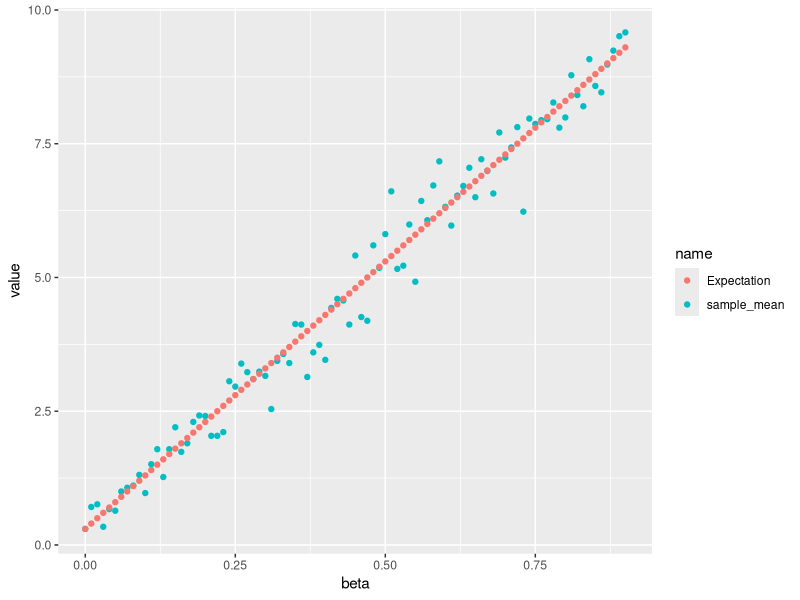
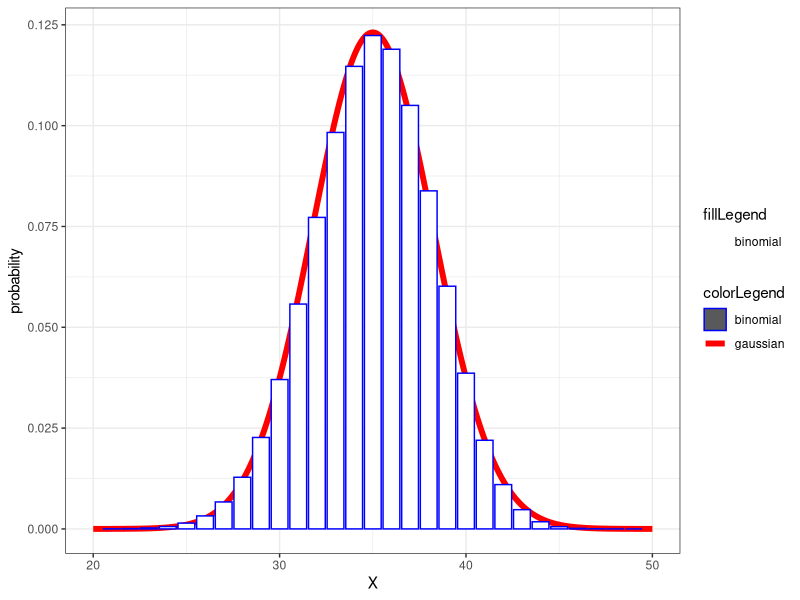
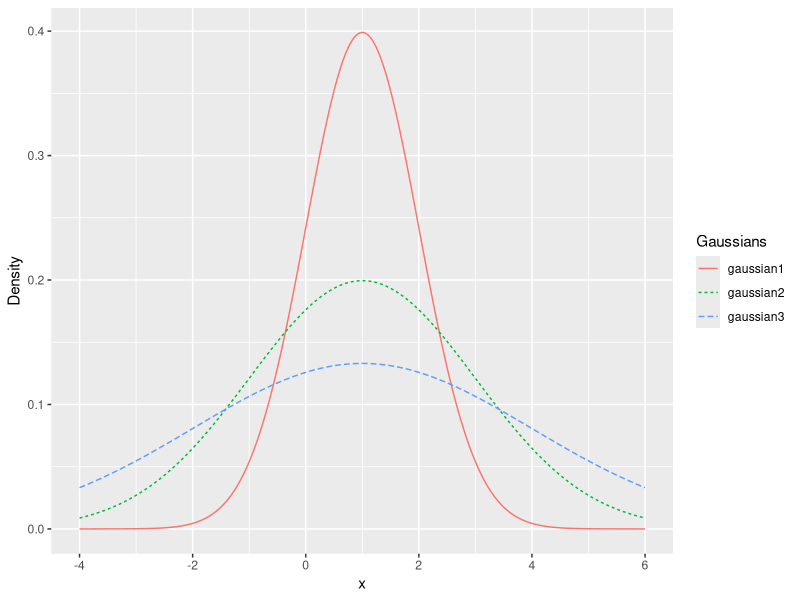
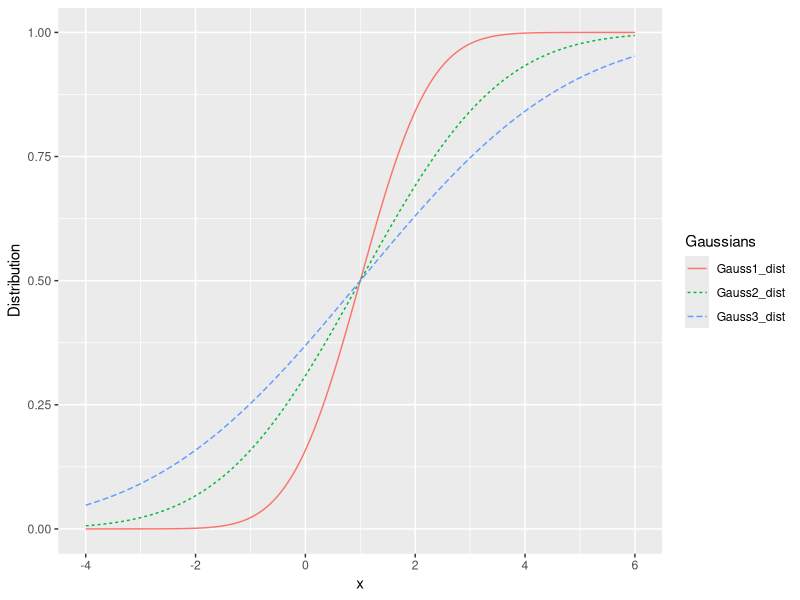
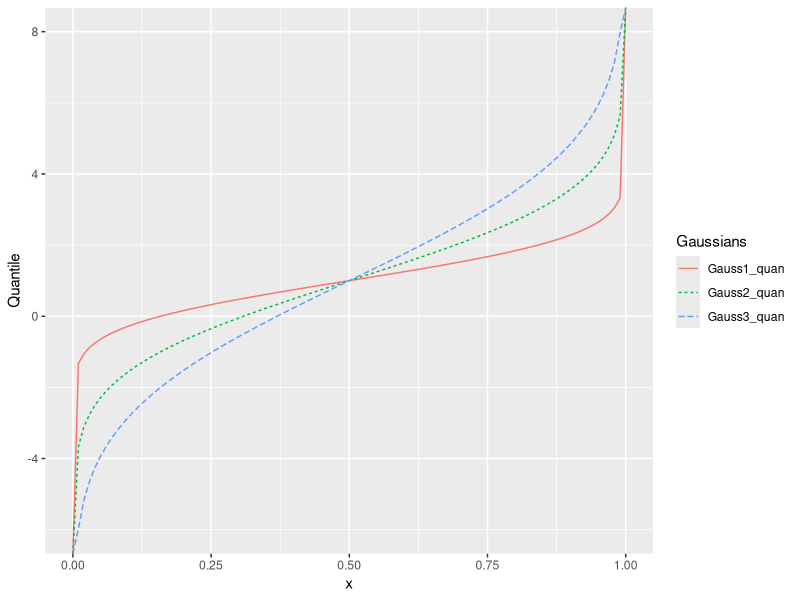
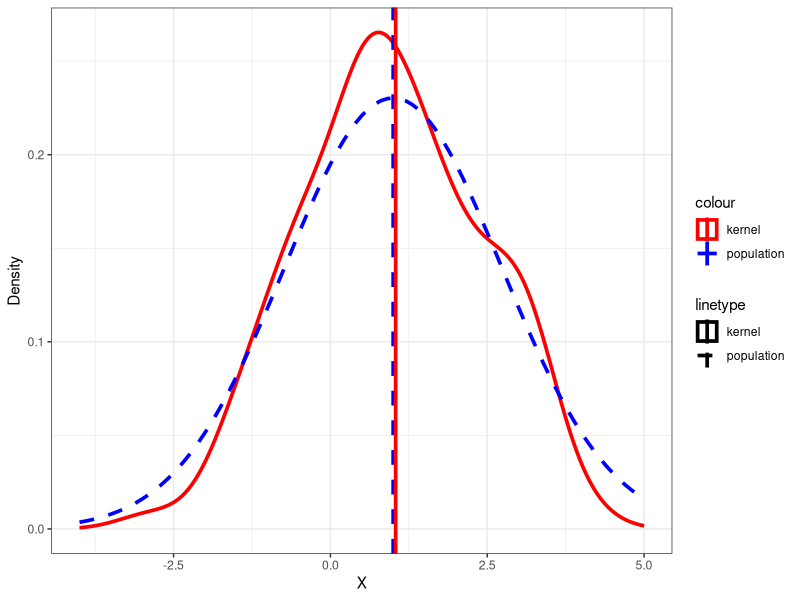
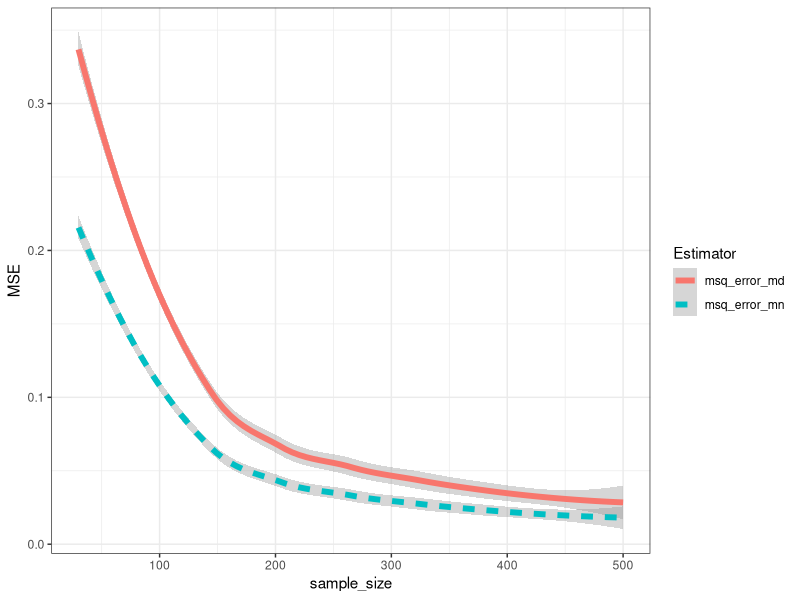

These charts were generated, in order, by the following R code:
## ---- chunk 1
library(tidyverse)
## ---- chunk 2
set.seed(0)
n <- 1000
# 0 --> P=0.5
# 3 --> P=0.25
# 10 --> P=0.25

sample_X <- data.frame(U=runif(n))%>%
  mutate(X=case_when(
    (0<=U)&(U<0.25)~3,
    (0.25<=U)&(U<0.5)~10,
    (0.5<=U)&(U<=1)~0
  ))%>%
  pull(X)
## ---- chunk 3
head(sample_X,10)
## ---- chunk 4
sample_X_0310 <- function(alpha, beta, n){
  sample_X <- runif(n)
  
  sample_X[0<=sample_X & sample_X<alpha] = 3
  sample_X[alpha<=sample_X & sample_X<alpha+beta] = 10
  sample_X[alpha+beta<=sample_X & sample_X<=1] = 0
  
  return(sample_X)
}

#check
sample_X_0310(0.25,0.25, 10)
## ---- chunk 5
# first generate the sequence of Xi
seq_X <- sample_X_0310(0.5,0.1,10000)

# then compute the sample average
sample_average <- mean(seq_X)

print(sample_average)
## ---- chunk 6
# use the seq_X above to compute sample variance
sample_var <- var(seq_X)

print(sample_var)
## ---- chunk 7
n<-100
alpha <- 0.1

df <- data.frame(beta=seq(0,0.9,0.01))%>%
  mutate(sample_X=map(beta, ~sample_X_0310(alpha, .x, n)))%>%
  mutate(sample_mean=map_dbl(sample_X, mean))%>%
  mutate(Expectation=map_dbl(beta, ~.x*10+3*alpha))

# check 
head(df,10)
## ---- chunk 8
# first tidy the df to be pivot longer
df_longer <- df%>%pivot_longer(cols=c(sample_mean,Expectation), names_to='name', values_to='value')

# then use point plot to show it 
df_longer %>% ggplot(aes(x=beta, y= value, color=name))+
  geom_point()
## ---- chunk 9
# x is a real number and lambda > 0
my_cdf_exp <- function(x, lambda){
  if(x < 0)
    return(0)
  
  res <- 1-exp(-lambda*x)
  
  return(res)
}

# check 
lambda <- 1/2
map_dbl(.x=seq(-1,4), .f=~my_cdf_exp(.x, lambda))
## ---- chunk 10
test_inputs <- seq(-1, 10, 0.1)
# output of self create cdf function
my_cdf_output <- map_dbl(test_inputs, ~my_cdf_exp(.x, lambda))
# output of inbuilt cdf function:
# pexp-->distribution function of exponent distribution
inbuild_cdf_output <- map_dbl(test_inputs, ~pexp(.x, rate=lambda))
                              
# compare two outputs
all.equal(inbuild_cdf_output, my_cdf_output)
## ---- chunk 11
my_quantile_exp <- function(p, lambda){
  x <- log(1-p)/(-lambda)
  
  return(x)
}

# check with inbuilt function qexp
# qexp-->quantile of exponent distribution
seq_p <- seq(0.01, 0.99, 0.01)

# using self-made quantile function
my_qexp <- map_dbl(seq_p, ~my_quantile_exp(.x, lambda))

# using inbuilt quantile exponent function
inbuilt_qexp <- map_dbl(seq_p, ~qexp(.x, rate=lambda))

# compare
all.equal(my_qexp, inbuilt_qexp)
## ---- chunk 12
n <- 50
p <- 0.7

binom_df <- data.frame(x=0:50)%>%
  mutate(pmf=map_dbl(x, ~dbinom(.x, n, p)))

# check
head(binom_df, 5)
## ---- chunk 13
mu <- 50*0.7
sigma <- sqrt(50*0.7*(1-0.7))
gaussian_df <- data.frame(x=seq(0,50, 0.01))%>%
  mutate(pdf=map_dbl(x, ~dnorm(.x, mu, sigma)))

# check
head(gaussian_df, 5)
## ---- chunk 14
# using different color and fill to show pdf and pmf
colors <- c('gaussian'='red', 'binomial'='blue')
fill <- c('gaussian'='white', 'binomial'='white')

# to show two different plots using one graph
# don't set data or aes in ggplot, otherwise, set them in 
# the corresponding plot

# histogram is used to visualise a continuous variable
# for discrete variable, they should use geom_bar or geom_col
ggplot()+theme_bw()+
  geom_line(data=gaussian_df, aes(x=x, y=pdf, color='gaussian'), size=2, na.rm=TRUE)+
  geom_col(data=binom_df, aes(x=x, y=pmf, color='binomial', fill='binomial'), na.rm=TRUE)+
  #set color and fill
  scale_color_manual(name='colorLegend', values=colors)+
  scale_fill_manual(name='fillLegend', values=fill)+
  labs(x='X', y="probability")+
  # limit the x range
  xlim(c(20,50))
## ---- chunk 15
mu1 <- 1
mu2 <- mu1
mu3 <- mu1

sigma1 <- 1
sigma2 <- 2
sigma3 <- 3
df_gaussians <- data.frame(x=seq(-4,6, 0.01))%>%
  mutate(gaussian1=map_dbl(x, ~dnorm(.x, mu1, sigma1)))%>%
  mutate(gaussian2=map_dbl(x, ~dnorm(.x, mu2, sigma2)))%>%
  mutate(gaussian3=map_dbl(x, ~dnorm(.x, mu3, sigma3)))

# now tidy it
df_gaussians_longer <- df_gaussians%>%pivot_longer(cols=!x, names_to = "Gaussians", values_to = "Density")

# now show the plot
df_gaussians_longer%>%ggplot(aes(x=x, y=Density, color=Gaussians,linetype=Gaussians))+
  geom_line()
## ---- chunk 16

df_gaussians <- df_gaussians%>%
  mutate(Gauss1_dist= map_dbl(x, ~pnorm(.x, mu1, sigma1)))%>%
  mutate(Gauss2_dist= map_dbl(x, ~pnorm(.x, mu2, sigma2)))%>%
  mutate(Gauss3_dist= map_dbl(x, ~pnorm(.x, mu3, sigma3)))

# tidy it
df_gaussians_longer2 <- df_gaussians%>%
  #select(!gaussian1:gaussian3)%>%
  pivot_longer(cols=Gauss1_dist:Gauss3_dist, values_to = "Distribution", names_to = "Gaussians")

# now show the plot
df_gaussians_longer2%>%ggplot(aes(x=x, y=Distribution, color=Gaussians,linetype=Gaussians))+
  geom_line()
## ---- chunk 17
df_gaussians <- df_gaussians%>%
  mutate(Gauss1_quan= map_dbl(x, ~qnorm(.x, mu1, sigma1)))%>%
  mutate(Gauss2_quan= map_dbl(x, ~qnorm(.x, mu2, sigma2)))%>%
  mutate(Gauss3_quan= map_dbl(x, ~qnorm(.x, mu3, sigma3)))

# tidy it
df_gaussians_longer3 <- df_gaussians%>%
  #select(!gaussian1:gaussian3)%>%
  pivot_longer(cols=Gauss1_quan:Gauss3_quan, values_to = "Quantile", names_to = "Gaussians")

# now show the plot
df_gaussians_longer3%>%ggplot(aes(x=x, y=Quantile, color=Gaussians,linetype=Gaussians))+
  geom_line(na.rm = TRUE)+xlim(0,1)
## ---- chunk 18
n <- 100
set.seed(0)
standardGaussianSample <- rnorm(n, 0, 1)

# check
head(standardGaussianSample, 10)
## ---- chunk 19
mean1Var3GaussianSampleA <- sqrt(3)*standardGaussianSample+1
## ---- chunk 20
set.seed(0)
mean1Var3GaussianSampleB <- rnorm(n, 1, sqrt(3))

all.equal(mean1Var3GaussianSampleA, mean1Var3GaussianSampleB)
## ---- chunk 21
# use geom_density to show the kernel density
# geom_vline to show the mean of kernel density and population density
Size <- 1.25
colors <- c('kernel'='red', 'population'='blue')
linetypes <- c('kernel'='solid', 'population'='dashed')

df_kernel <- data.frame(x=1:n, samples=mean1Var3GaussianSampleA)
df_population <- data.frame(x=seq(-5,5,0.1))%>%
  mutate(density=map_dbl(x, ~dnorm(.x, 1, sqrt(3))))

kernel_mean = mean(df_kernel%>%pull(samples), na.rm = TRUE)
# use geom_density to show kernel density
ggplot()+theme_bw()+labs(x='X', y='Density', legend='Legend')+
  geom_density(data=df_kernel, aes(samples, color='kernel', linetype='kernel'),size=Size)+
  geom_line(data=df_population, aes(x=x, y=density, color='population', linetype='population'),size=Size, na.rm = TRUE)+
  geom_vline(aes(xintercept = 1,color='population',linetype='population'),size=Size)+
  geom_vline(aes(xintercept = kernel_mean, color='kernel',linetype='kernel'),size=Size)+
  scale_color_manual(values = colors)+
  xlim(c(-4,5))+
  scale_linetype_manual(values= linetypes)
  
## ---- chunk 22
set.seed(0)
num_trials_per_sample_size <- 1000
min_sample_size <- 30
max_sample_size <- 500
sample_size_inc <- 5
mu_0 <- 1
sigma_0 <- 3

# create data frame of all pairs of sample_size and trial

# review crossing, expand and nesting
simulation_df<-crossing(trial=seq(num_trials_per_sample_size),
                        sample_size=seq(min_sample_size,
                                        max_sample_size,sample_size_inc))%>%
  # simulate sequences of Gaussian random variables
  # .y means the second argument in the pmap function
  mutate(simulation=pmap(.l=list(trial,sample_size),
                        .f=~rnorm(.y,mean=mu_0,sd=sigma_0)))%>%
  # compute the sample medians
  mutate(sample_md=map_dbl(.x=simulation,.f=median))%>%
  group_by(sample_size) %>%
  summarise(msq_error_md=mean((sample_md-mu_0)^2))
## ---- chunk 23
set.seed(0)
num_trials_per_sample_size <- 1000
min_sample_size <- 30
max_sample_size <- 500
sample_size_inc <- 5
mu_0 <- 1
sigma_0 <- 3

# create data frame of all pairs of sample_size and trial
# review crossing, expand and nesting
simulation_df<-crossing(trial=seq(num_trials_per_sample_size),
                        sample_size=seq(min_sample_size,
                                        max_sample_size,sample_size_inc))%>%
  # simulate sequences of Gaussian random variables
  # .y means the second argument in the pmap function
  mutate(simulation=pmap(.l=list(trial,sample_size),
                        .f=~rnorm(.y,mean=mu_0,sd=sigma_0)))%>%
  # compute the sample medians 
  # !!!!and sample mean!!!!
  mutate(sample_md=map_dbl(.x=simulation,.f=median),
         sample_mn=map_dbl(.x=simulation,.f=mean))%>%
  group_by(sample_size) %>%
  # compute the msq_error of median and mean
  summarise(msq_error_md=mean((sample_md-mu_0)^2),
            msq_error_mn=mean((sample_mn-mu_0)^2))

# tidy it
simulation_df_long <- simulation_df%>%pivot_longer(cols=!sample_size, names_to = "Estimator", values_to =  "MSE")

# using plot to show it
# instead of using geom_line, we can use geom_smooth to show curve
simulation_df_long%>%ggplot(aes(x=sample_size, y=MSE, color=Estimator, linetype=Estimator))+theme_bw()+geom_smooth(size=2)
